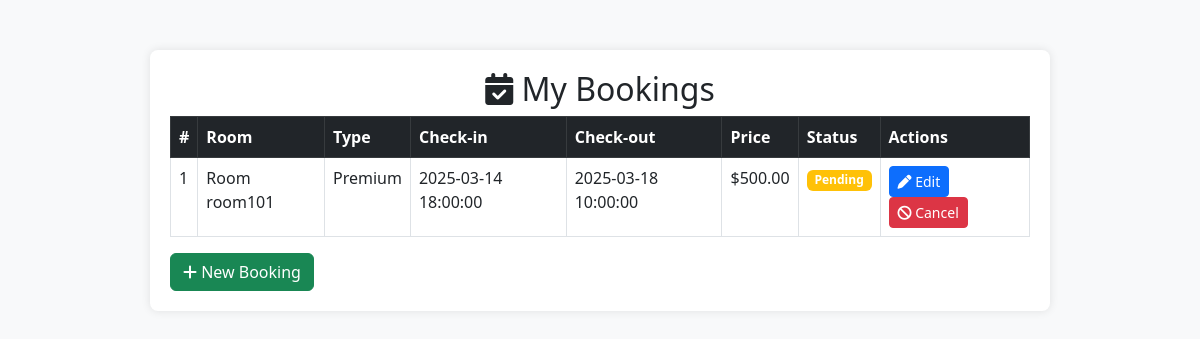
The app's page /user/booking/index.php (signed in), older data.
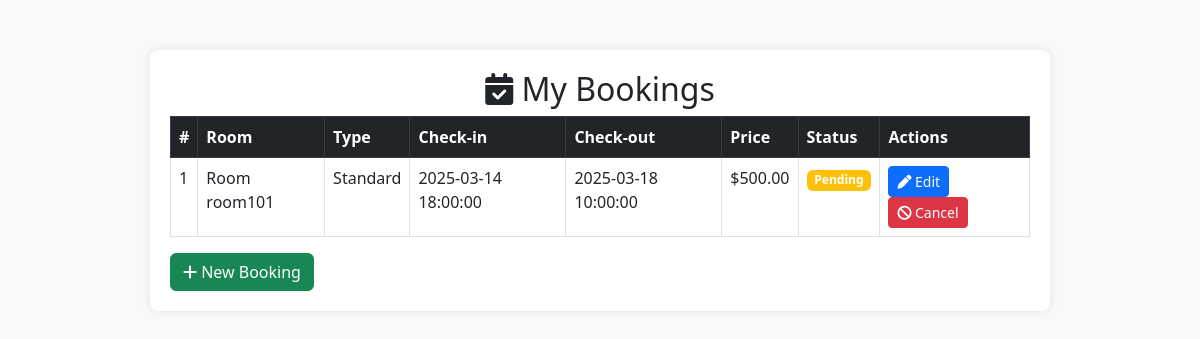
The same page, newer data.
### tables this page shows
CREATE TABLE IF NOT EXISTS `booking` (
  `book_id` int(11) NOT NULL AUTO_INCREMENT,
  `account_id` int(11) DEFAULT NULL,
  `guest_id` int(11) DEFAULT NULL,
  `room_id` int(11) NOT NULL,
  `check_in` datetime NOT NULL,
  `check_out` datetime NOT NULL,
  `book_status` enum('pending','confirmed','cancelled','completed') NOT NULL,
  `created_at` datetime NOT NULL DEFAULT current_timestamp(),
  `updated_at` timestamp NULL DEFAULT current_timestamp(),
  PRIMARY KEY (`book_id`),
  KEY `book_room_fk` (`room_id`),
  KEY `book_account_fk` (`account_id`),
  KEY `book_guest_fk` (`guest_id`)
);

CREATE TABLE IF NOT EXISTS `room` (
  `room_id` int(11) NOT NULL AUTO_INCREMENT,
  `room_code` varchar(50) NOT NULL,
  `room_type` enum('standard','premium','deluxe') NOT NULL,
  `room_status` enum('available','booked','under maintenance') NOT NULL,
  `price` decimal(10,2) NOT NULL,
  `created_at` timestamp NOT NULL DEFAULT current_timestamp(),
  `updated_at` timestamp NOT NULL DEFAULT current_timestamp(),
  PRIMARY KEY (`room_id`),
  UNIQUE KEY `room_ code` (`room_code`)
);

### user/booking/index.php (the view, shortened to what this page needs)
<?php
include('../../resources/database/config.php');
$account_id = $_SESSION['ID'];
$sql = "SELECT b.book_id, b.room_id, b.check_in, b.check_out, b.book_status,
               r.room_code, r.room_type, r.price
        FROM booking b
        JOIN room r ON b.room_id = r.room_id
        WHERE b.account_id = ?";
$stmt = mysqli_prepare($conn, $sql);
mysqli_stmt_bind_param($stmt, "i", $account_id);
mysqli_stmt_execute($stmt);
$result = mysqli_stmt_get_result($stmt);
$bookings = [];
while ($row = mysqli_fetch_array($result)) {
    $bookings[] = $row;
}
?>
<!DOCTYPE html>
<html lang="en">
<head>
    <?php include '../bootstrap.php'; ?>
    <link rel="stylesheet" href="https://cdnjs.cloudflare.com/ajax/libs/font-awesome/6.4.2/css/all.min.css">
</head>
<body>
    <div class="container">
        <div class="table-container">
            <h2 class="text-center"><i class="fa-solid fa-calendar-check"></i> My Bookings</h2>
            <table class="table table-bordered">
                <thead class="table-dark">
                    <tr>
                        <th>#</th>
                        <th>Room</th>
                        <th>Type</th>
                        <th>Check-in</th>
                        <th>Check-out</th>
                        <th>Price</th>
                        <th>Status</th>
                        <th>Actions</th>
                    </tr>
                </thead>
                <tbody>
                    <?php if (empty($bookings)): ?>
                        <tr>
                            <td colspan="8" class="text-center">No bookings found.</td>
                        </tr>
                    <?php else: ?>
                        <?php foreach ($bookings as $index => $booking): ?>
                            <tr>
                                <td><?php echo $index + 1; ?></td>
                                <td>Room <?php echo htmlspecialchars($booking['room_code']); ?></td>
                                <td><?php echo ucfirst(htmlspecialchars($booking['room_type'])); ?></td>
                                <td><?php echo htmlspecialchars($booking['check_in']); ?></td>
                                <td><?php echo htmlspecialchars($booking['check_out']); ?></td>
                                <td>$<?php echo number_format((float)$booking['price'], 2); ?></td>
                                <td>
                                    <?php
                                        $status = strtolower($booking['book_status']);
                                        $badge_class = "secondary";
                                        if ($status == "pending") $badge_class = "warning";
                                    ?>
                                    <span class="badge bg-<?php echo $badge_class; ?>">
                                        <?php echo ucfirst($booking['book_status']); ?>
                                    </span>
                                </td>
                                <td>
                                    <?php if ($booking['book_status'] == 'pending'): ?>
                                        <a href="edit.php?id=<?php echo $booking['book_id']; ?>" class="btn btn-primary btn-sm">
                                            <i class="fa-solid fa-pen"></i> Edit
                                        </a>
                                        <a href="cancel.php?id=<?php echo $booking['book_id']; ?>" class="btn btn-danger btn-sm" onclick="return confirm('Are you sure you want to cancel this booking?');">
                                            <i class="fa-solid fa-ban"></i> Cancel
                                        </a>
                                    <?php else: ?>
                                        <button class="btn btn-secondary btn-sm" disabled>
                                            <i class="fa-solid fa-lock"></i> Locked
                                        </button>
                                    <?php endif; ?>
                                </td>
                            </tr>
                        <?php endforeach; ?>
                    <?php endif; ?>
                </tbody>
            </table>
            <a href="create.php" class="btn btn-success"><i class="fa-solid fa-plus"></i> New Booking</a>
        </div>
    </div>
</body>
</html>

Row changes from the older to the newer data that the page shows:
changed through a linked row, booking "Pending": room.room_type "Premium" → "Standard"
